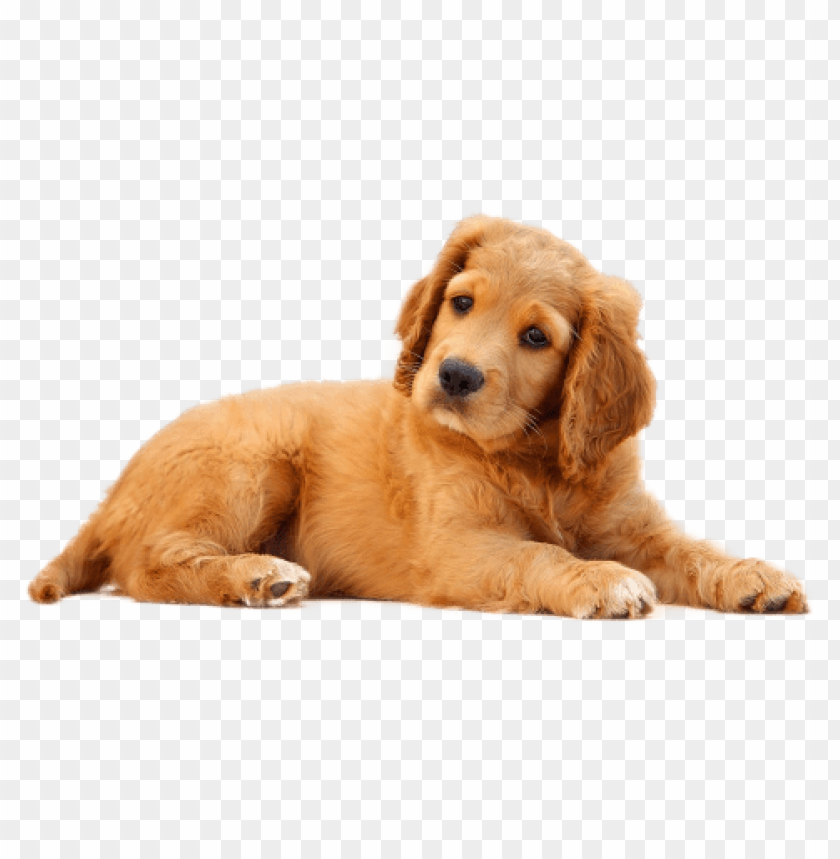
#> input picture Resources/dog.png, 840 x 859 px
$ python 2.py
#> lines starting #> are read from the running program, lines starting #| are printed output that depends on the picture; after the words box and inside, x2 and y2 are one past the last pixel; in counts of white or black regions, pixels touching at a corner belong together
import cv2
import numpy as np

img = cv2.imread("Resources/dog.png")
#> img is the input picture: shape (859, 840, 3); mean B, G, R 206.9, 219.1, 233.6
kernel = np.ones((5,5),np.uint8)

imgGray = cv2.cvtColor(img, cv2.COLOR_BGR2GRAY)
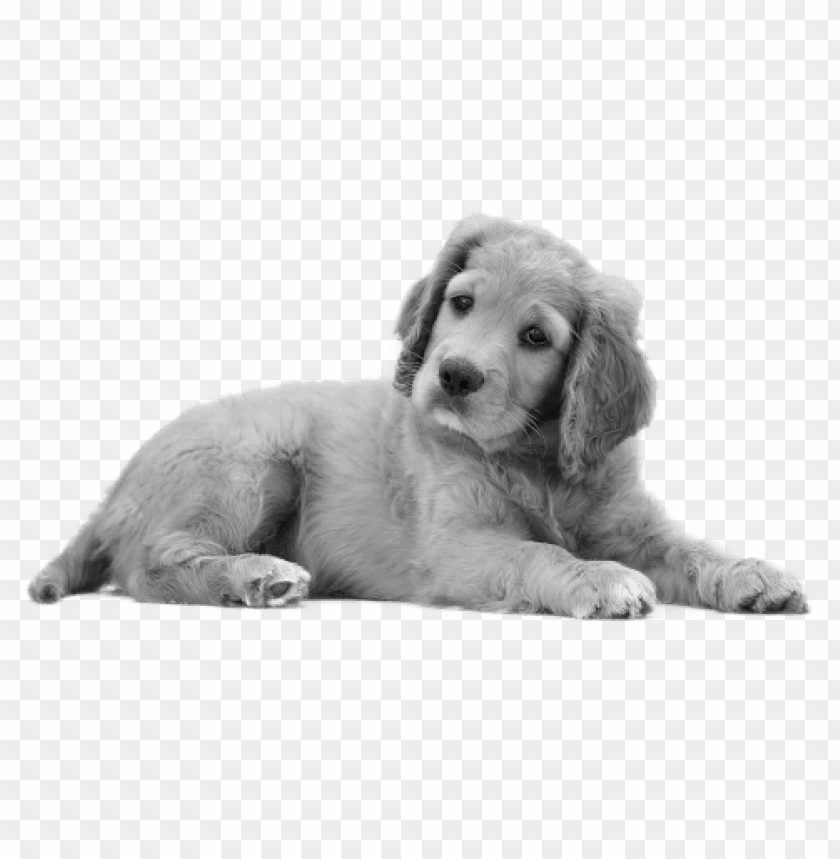
#> imgGray: shape (859, 840); min 11, max 255, mean 222
imgBlur = cv2.GaussianBlur(imgGray, (7,7), 0)
imgCanny = cv2.Canny(img, 200, 150)
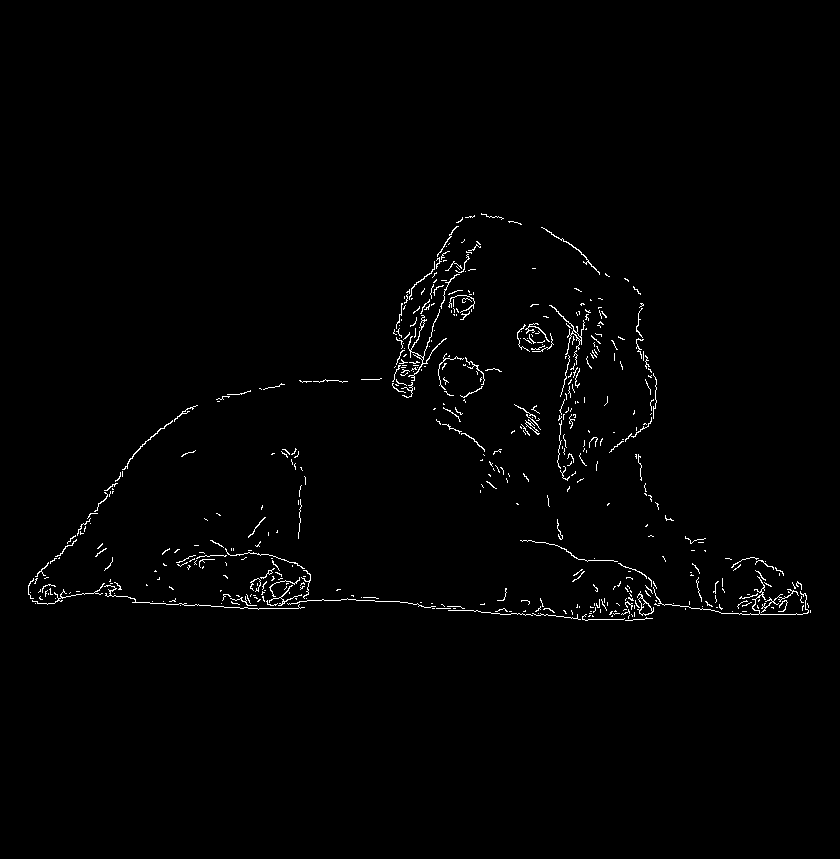
#> imgCanny: shape (859, 840); 1.1% white in thin lines or dots, all inside (x1, y1, x2, y2) = (28, 213, 811, 621)
imgDialation = cv2.dilate(imgCanny, kernel, iterations=1)
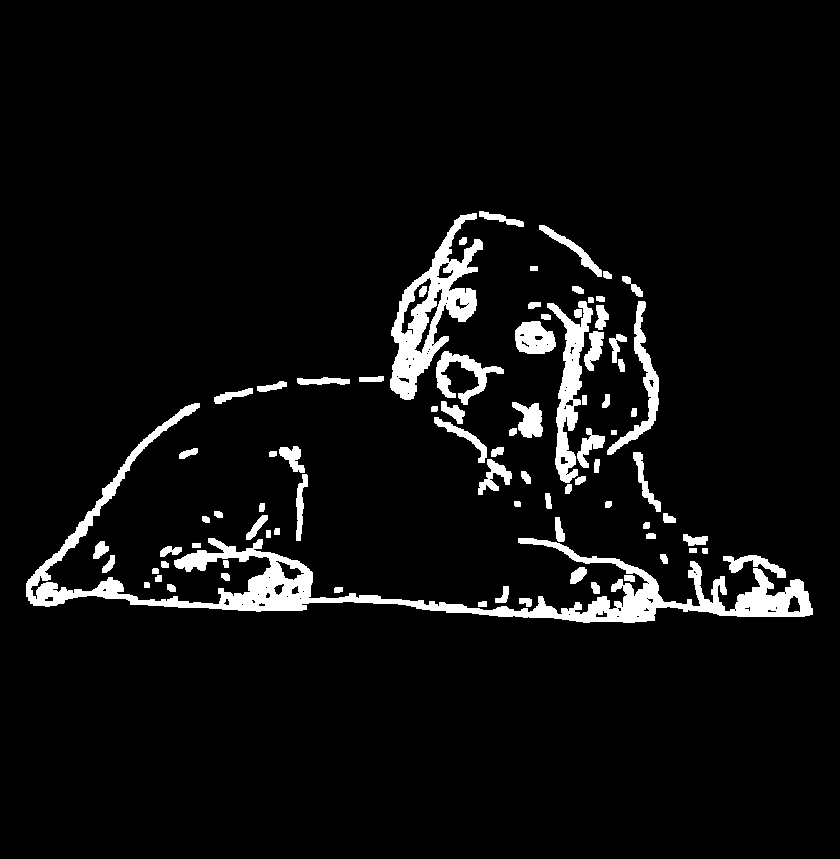
#> imgDialation: shape (859, 840); 5.7% white; 84 white regions, largest, box (x1, y1, x2, y2) and area: (26, 403, 813, 623) 16966, (390, 213, 483, 400) 5995, (547, 301, 593, 483) 3016
imgEroded = cv2.erode(imgDialation, kernel, iterations=1)
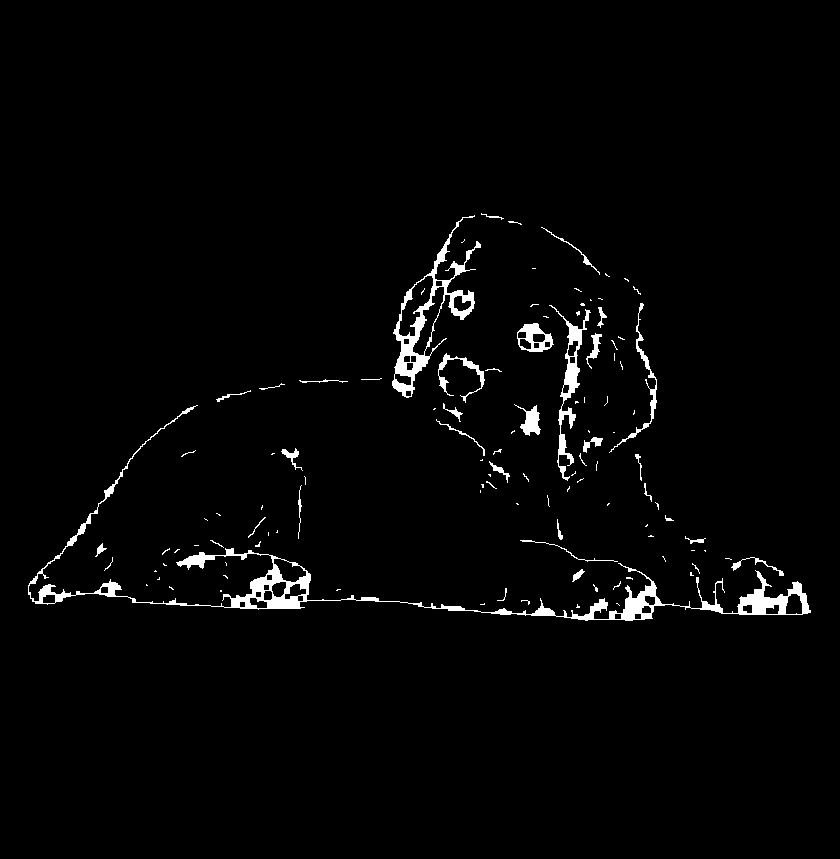
#> imgEroded: shape (859, 840); 2.2% white; 113 white regions (78 under 20 px), largest, box (x1, y1, x2, y2) and area: (28, 405, 811, 621) 6997, (392, 215, 481, 398) 2761, (549, 305, 591, 481) 1323

cv2.imshow("Converted gray image", imgGray)
cv2.imshow("Blur image", imgBlur)
cv2.imshow("Canny image", imgCanny)
cv2.imshow("Dialation image", imgDialation)
cv2.imshow("Eroded image", imgEroded)
cv2.waitKey(0)

$ run again, with Resources/shapes2.png copied over Resources/dog.png
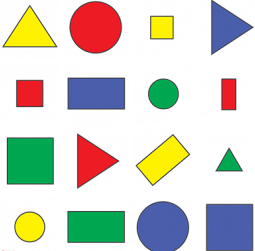
#> input picture Resources/shapes2.png, 255 x 251 px
#> img is the input picture: shape (251, 255, 3); mean B, G, R 199.9, 209.9, 209.7
#> `imgCanny = cv2.Canny(img, 200, 150)`:
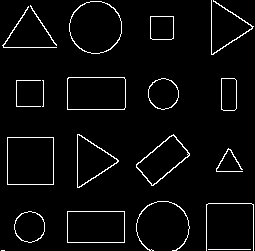
#> imgCanny: shape (251, 255); 3.8% white in thin lines or dots
#> imgDialation: shape (251, 255); 19.4% white; 17 white regions, largest, box (x1, y1, x2, y2) and area: (134, 132, 192, 188) 1022, (67, 0, 124, 56) 1008, (0, 3, 59, 50) 941
#> `imgEroded = cv2.erode(imgDialation, kernel, iterations=1)`:
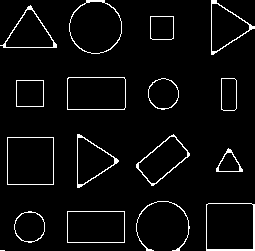
#> imgEroded: shape (251, 255); 4.3% white in thin lines or dots
